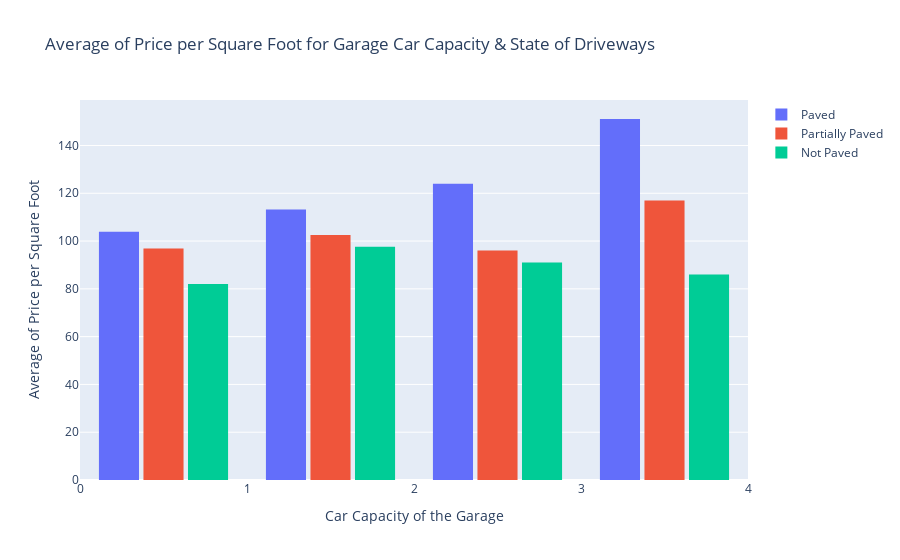

The notebook cell this image was saved under:
### Markdown cell above
## Additional Data Analysis

### Code cell
# Grouped Histogram for GarageCars & PavedDrive VS Price per Square Foot

import plotly
plotly.offline.init_notebook_mode(connected=True)
from plotly.graph_objs import Figure, Histogram, Layout

groups = housing2[['GarageCars', 'PavedDrive', 'PriceSqft']].groupby('PavedDrive')

car_0 = groups.get_group('Y').GarageCars
car_1 = groups.get_group('P').GarageCars
car_2 = groups.get_group('N').GarageCars

price_0 = groups.get_group('Y').PriceSqft
price_1 = groups.get_group('P').PriceSqft
price_2 = groups.get_group('N').PriceSqft

getbins = lambda t:{'start':t.min(),'end':t.max(), 'size':1}

trace0 = Histogram(x=car_0,
                   y=price_0, 
                   histfunc='avg',
                   name='Paved',
                   xbins=getbins(car_0))

trace1 = Histogram(x=car_1,
                   y=price_1, 
                   histfunc='avg',
                   name='Partially Paved',
                   xbins=getbins(car_0))

trace2 = Histogram(x=car_2,
                   y=price_2, 
                   histfunc='avg',
                   name='Not Paved',
                   xbins=getbins(car_0))

data = [trace0, trace1, trace2]

layout = Layout(title="Average of Price per Square Foot for Garage Car Capacity & State of Driveways",
                xaxis=dict(title="Car Capacity of the Garage", autorange=False, range=[0, 4], dtick=1),
                yaxis=dict(title="Average of Price per Square Foot"),
                bargroupgap=0.1)
fig = Figure(data=data, layout=layout)

plotly.offline.iplot(fig, show_link=False, image_width=600, image_height=400)

### Figure 1 — Plotly figure (JSON) as saved in the notebook; plotly's stock layout.template omitted (floating-point values rounded to 4 significant figures; data arrays with more than 128 entries replaced by an {"elided": "..."} marker saying what was removed)
{"data": [{"histfunc": "avg", "name": "Paved", "type": "histogram", "x": {"elided": "2336 int values"}, "xbins": {"end": 4, "size": 1, "start": 0}, "y": {"elided": "2336 float values"}}, {"histfunc": "avg", "name": "Partially Paved", "type": "histogram", "x": [0, 2, 1, 2, 1, 1, 1, 2, 0, 1, 1, 2, 1, 1, 5, 1, 2, 2, 1, 2, 2, 1, 1, 2, 2, 1, 2, 1, 1, 1, 1, 2, 1, 1, 2, 1, 1, 2, 3, 1, 1, 1, 1, 1, 2, 1, 2, 1, 2, 1, 2, 0, 2, 1, 1, 2, 1, 2, 2, 1], "xbins": {"end": 4, "size": 1, "start": 0}, "y": [117.0, 119.9, 110.2, 62.45, 112.9, 86.76, 85.03, 73.67, 67.02, 102.5, 89.05, 95.66, 102.5, 113.7, 118.0, 137.1, 136.7, 64.98, 92.8, 57.15, 101.1, 97.19, 152.8, 87.62, 93.3, 100.6, 79.75, 84.92, 91.01, 71.52, 83.47, 116.9, 84.49, 114.8, 125.4, 128.0, 88.03, 129.8, 117.0, 94.47, 118.8, 125.8, 93.54, 98.8, 96.44, 70.48, 142.1, 98.7, 72.84, 62.84, 119.1, 106.8, 102.3, 132.9, 130.2, 68.39, 99.2, 103.6, 62.93, 127.1]}, {"histfunc": "avg", "name": "Not Paved", "type": "histogram", "x": {"elided": "184 int values"}, "xbins": {"end": 4, "size": 1, "start": 0}, "y": {"elided": "184 float values"}}], "layout": {"bargroupgap": 0.1, "title": {"text": "Average of Price per Square Foot for Garage Car Capacity & State of Driveways"}, "xaxis": {"autorange": false, "dtick": 1, "range": [0, 4], "title": {"text": "Car Capacity of the Garage"}}, "yaxis": {"title": {"text": "Average of Price per Square Foot"}}}}
